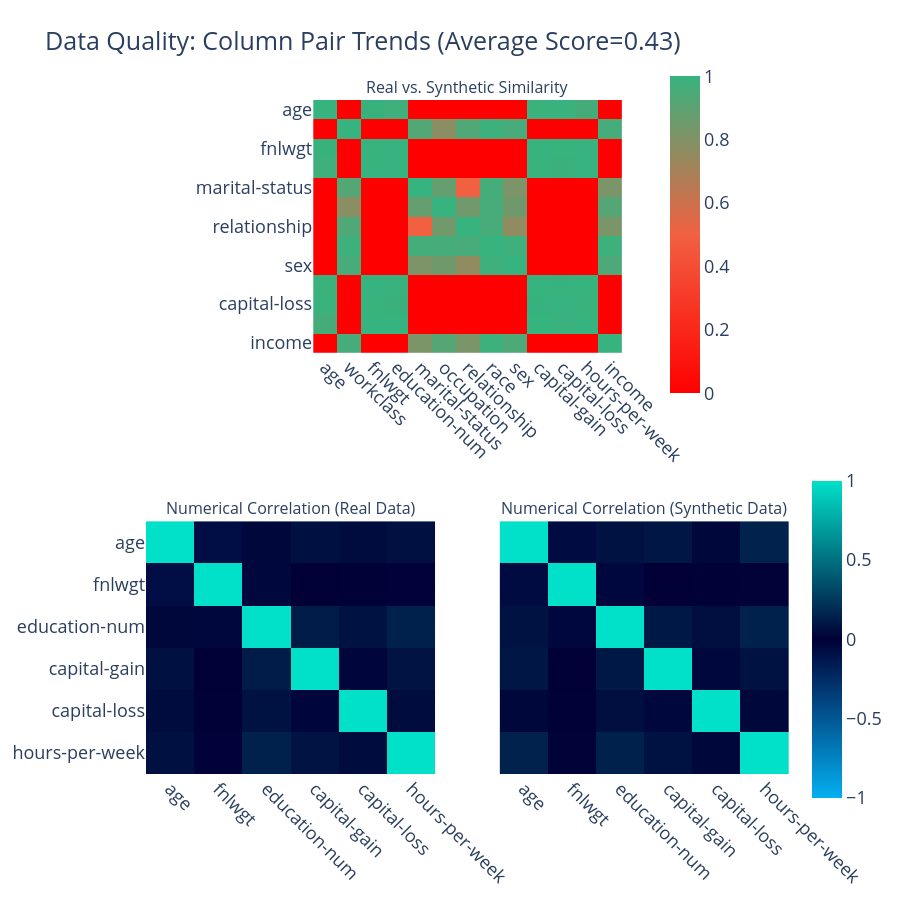

The code cell stored with this chart in its notebook:
### Code cell
quality_report.get_visualization(property_name="Column Pair Trends").show(
    renderer="vscode"
)

### Figure 1 — Plotly figure (JSON) as saved in the notebook; plotly's stock layout.template omitted (floating-point values rounded to 4 significant figures; data arrays with more than 128 entries replaced by an {"elided": "..."} marker saying what was removed)
{"data": [{"coloraxis": "coloraxis", "hovertemplate": "<b>Column Pair</b><br>(%{x},%{y})<br><br>Similarity: %{z}<extra></extra>", "type": "heatmap", "x": ["age", "workclass", "fnlwgt", "education-num", "marital-status", "occupation", "relationship", "race", "sex", "capital-gain", "capital-loss", "hours-per-week", "income"], "xaxis": "x", "y": ["age", "workclass", "fnlwgt", "education-num", "marital-status", "occupation", "relationship", "race", "sex", "capital-gain", "capital-loss", "hours-per-week", "income"], "yaxis": "y", "z": {"elided": "13x13 float values"}}, {"coloraxis": "coloraxis2", "customdata": [[1.0, -0.061, 0.082, 0.103, 0.035, 0.152], [-0.061, 1.0, -0.041, 0.001, -0.007, -0.011], [0.082, -0.041, 1.0, 0.107, 0.061, 0.146], [0.103, 0.001, 0.107, 1.0, -0.039, 0.08], [0.035, -0.007, 0.061, -0.039, 1.0, 0.037], [0.152, -0.011, 0.146, 0.08, 0.037, 1.0]], "hovertemplate": "<b>Correlation</b><br>(%{x},%{y})<br><br>Synthetic: %{z}<br>(vs. Real: %{customdata})<extra></extra>", "type": "heatmap", "x": ["age", "fnlwgt", "education-num", "capital-gain", "capital-loss", "hours-per-week"], "xaxis": "x2", "y": ["age", "fnlwgt", "education-num", "capital-gain", "capital-loss", "hours-per-week"], "yaxis": "y2", "z": [[1.0, -0.074, 0.032, 0.074, 0.053, 0.072], [-0.074, 1.0, -0.04, -0.001, -0.003, -0.014], [0.032, -0.04, 1.0, 0.122, 0.081, 0.147], [0.074, -0.001, 0.122, 1.0, -0.032, 0.083], [0.053, -0.003, 0.081, -0.032, 1.0, 0.052], [0.072, -0.014, 0.147, 0.083, 0.052, 1.0]]}, {"coloraxis": "coloraxis2", "customdata": [[1.0, -0.074, 0.032, 0.074, 0.053, 0.072], [-0.074, 1.0, -0.04, -0.001, -0.003, -0.014], [0.032, -0.04, 1.0, 0.122, 0.081, 0.147], [0.074, -0.001, 0.122, 1.0, -0.032, 0.083], [0.053, -0.003, 0.081, -0.032, 1.0, 0.052], [0.072, -0.014, 0.147, 0.083, 0.052, 1.0]], "hovertemplate": "<b>Correlation</b><br>(%{x},%{y})<br><br>Synthetic: %{z}<br>(vs. Real: %{customdata})<extra></extra>", "type": "heatmap", "x": ["age", "fnlwgt", "education-num", "capital-gain", "capital-loss", "hours-per-week"], "xaxis": "x3", "y": ["age", "fnlwgt", "education-num", "capital-gain", "capital-loss", "hours-per-week"], "yaxis": "y3", "z": [[1.0, -0.061, 0.082, 0.103, 0.035, 0.152], [-0.061, 1.0, -0.041, 0.001, -0.007, -0.011], [0.082, -0.041, 1.0, 0.107, 0.061, 0.146], [0.103, 0.001, 0.107, 1.0, -0.039, 0.08], [0.035, -0.007, 0.061, -0.039, 1.0, 0.037], [0.152, -0.011, 0.146, 0.08, 0.037, 1.0]]}], "layout": {"annotations": [{"font": {"size": 16}, "showarrow": false, "text": "Real vs. Synthetic Similarity", "x": 0.5, "xanchor": "center", "xref": "paper", "y": 1, "yanchor": "bottom", "yref": "paper"}, {"font": {"size": 16}, "showarrow": false, "text": "Numerical Correlation (Real Data)", "x": 0.225, "xanchor": "center", "xref": "paper", "y": 0.375, "yanchor": "bottom", "yref": "paper"}, {"font": {"size": 16}, "showarrow": false, "text": "Numerical Correlation (Synthetic Data)", "x": 0.775, "xanchor": "center", "xref": "paper", "y": 0.375, "yanchor": "bottom", "yref": "paper"}], "coloraxis": {"cmax": 1, "cmin": 0, "colorbar": {"len": 0.5, "x": 0.8, "y": 0.8}, "colorscale": [[0, "#FF0000"], [0.5, "#F16141"], [1, "#36B37E"]]}, "coloraxis2": {"cmax": 1, "cmin": -1, "colorbar": {"len": 0.5, "y": 0.2}, "colorscale": [[0, "#03AFF1"], [0.5, "#000036"], [1, "#01E0C9"]]}, "font": {"size": 18}, "height": 900, "title": {"text": "Data Quality: Column Pair Trends (Average Score=0.43)"}, "width": 900, "xaxis": {"anchor": "y", "domain": [0.26, 0.74], "tickangle": 45}, "xaxis2": {"anchor": "y2", "domain": [0, 0.45], "tickangle": 45}, "xaxis3": {"anchor": "y3", "domain": [0.55, 1], "matches": "x2", "tickangle": 45}, "yaxis": {"anchor": "x", "autorange": "reversed", "domain": [0.625, 1]}, "yaxis2": {"anchor": "x2", "autorange": "reversed", "domain": [0, 0.375]}, "yaxis3": {"anchor": "x3", "autorange": "reversed", "domain": [0, 0.375], "matches": "y2", "visible": false}}}
